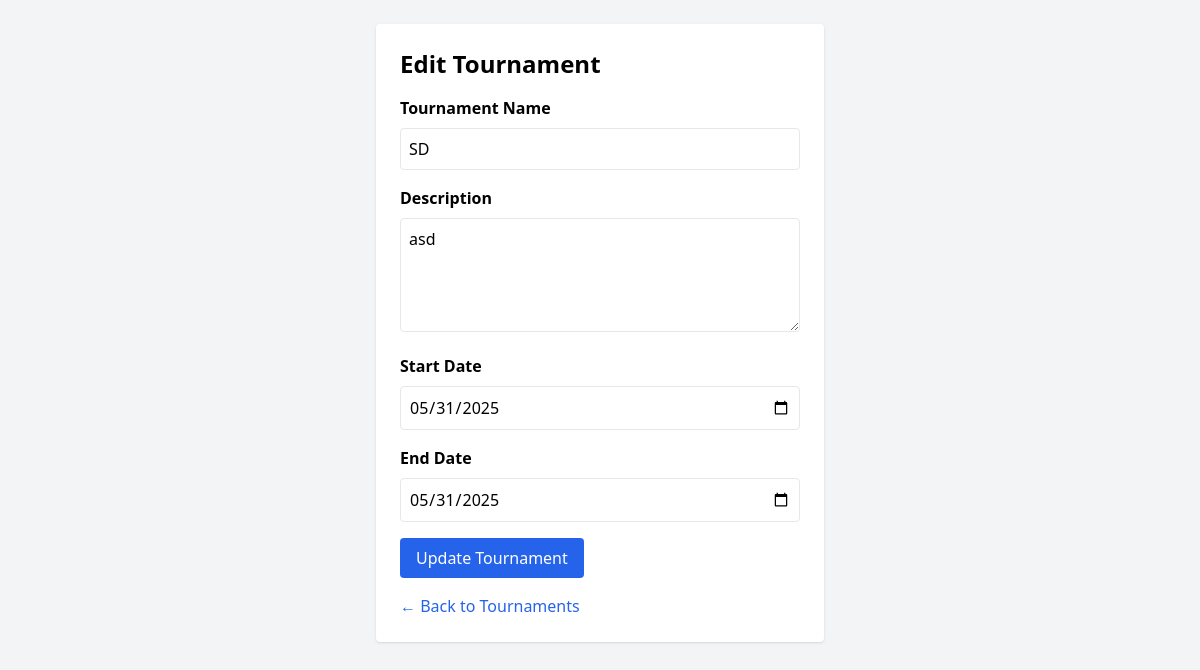
/admin/edit_tournament.php?id=5 (signed in), run on the app's committed database.
### tables this page shows
CREATE TABLE `tournaments` (
  `id` int(11) NOT NULL,
  `name` varchar(255) NOT NULL,
  `start_date` date DEFAULT NULL,
  `end_date` date DEFAULT NULL,
  `status` enum('registration','ongoing','completed') DEFAULT 'registration',
  `created_at` timestamp NULL DEFAULT current_timestamp(),
  `description` text DEFAULT NULL
);

### admin/edit_tournament.php (the view, shortened to what this page needs)
<?php
require_once '../config/db.php';
$tournamentId = $_GET['id'];
$stmt = $pdo->prepare("SELECT * FROM tournaments WHERE id = ?");
$stmt->execute([$tournamentId]);
$tournament = $stmt->fetch();
?>
<!DOCTYPE html>
<html>
<head>
    <script src="https://cdn.tailwindcss.com"></script>
</head>
<body class="bg-gray-100 p-6">
    <div class="max-w-md mx-auto bg-white p-6 rounded shadow">
        <h1 class="text-2xl font-bold mb-4">Edit Tournament</h1>
        <form method="POST">
            <label class="block mb-2 font-semibold">Tournament Name</label>
            <input type="text" name="name" value="<?php echo htmlspecialchars($tournament['name']); ?>" class="w-full p-2 border rounded mb-4" required>
            <label class="block mb-2 font-semibold">Description</label>
            <textarea name="description" class="w-full p-2 border rounded mb-4" rows="4"><?php echo htmlspecialchars($tournament['description'] ?? ''); ?></textarea>
            <label class="block mb-2 font-semibold">Start Date</label>
            <input type="date" name="start_date" value="<?php echo htmlspecialchars($tournament['start_date']); ?>" class="w-full p-2 border rounded mb-4">
            <label class="block mb-2 font-semibold">End Date</label>
            <input type="date" name="end_date" value="<?php echo htmlspecialchars($tournament['end_date']); ?>" class="w-full p-2 border rounded mb-4">
            <button type="submit" class="bg-blue-600 text-white px-4 py-2 rounded hover:bg-blue-700">Update Tournament</button>
        </form>
        <a href="tournaments_list.php" class="inline-block mt-4 text-blue-600 hover:underline">← Back to Tournaments</a>
    </div>
</body>
</html>

### data on the page
tournaments: name "SD", description "asd", start_date "05/31/2025", end_date "05/31/2025"
